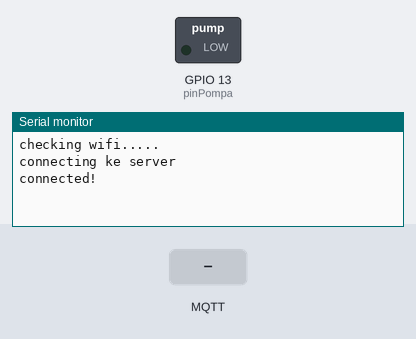
The sketch below on a simulated ESP8266 (NodeMCU). Parts: switched loads named in the sketch (green lamp = pin HIGH), the last lines printed to the serial monitor. The inputs (shaded band) are chosen by the test bench. WiFi joins after 1.5 s; servers stay silent unless stated; no MQTT or app messages arrive unless stated.

Above: at 3.2 s.
3.3 s: MQTT message "startlink/pompa" arrives on the first subscribed topic
At 3.9 s:
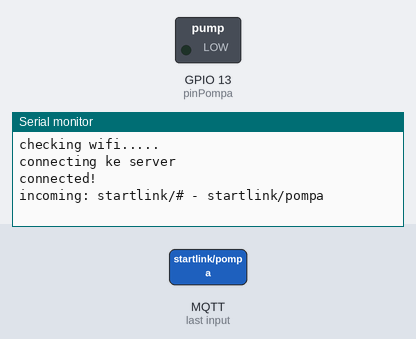
4.8 s: MQTT message "on" arrives on the first subscribed topic
At 6.0 s:
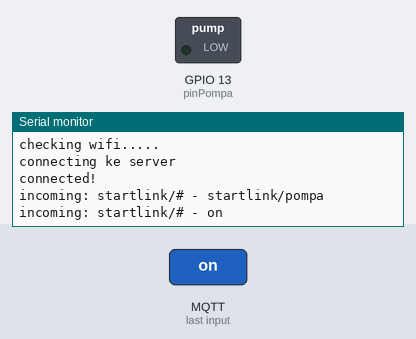
6.3 s: MQTT message "off" arrives on the first subscribed topic
At 7.4 s:
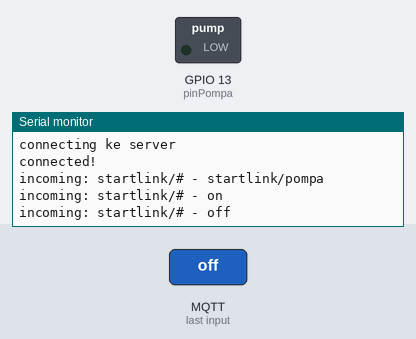

The sketch:

bunga_matahari.ino
```cpp
#include <ESP8266WiFi.h>
#include <MQTT.h>

#define pinPompa 13

const char ssid[] = "patsepat";
const char pass[] = "12345678";

WiFiClient net;
MQTTClient client;

void connect() {
  Serial.print("checking wifi...");
  while (WiFi.status() != WL_CONNECTED) {
    Serial.print(".");
    delay(1000);
  }

  Serial.print("\nconnecting ke server");
  while (!client.connect("startlink1")) {
    Serial.print(".");
    delay(1000);
  }

  Serial.println("\nconnected!");

  client.subscribe("startlink/#", 1);
}

void messageReceived(String &topic, String &data) {
  Serial.println("incoming: " + topic + " - " + data);

  if(topic == "startlink/pompa"){
    if(data == "on"){
      digitalWrite(pinPompa, 1);
    } else if(data == "off"){
      digitalWrite(pinPompa, 0);
    }
  }
}

void setup() {
  pinMode(pinPompa, OUTPUT);
  Serial.begin(115200);
  WiFi.begin(ssid, pass);
  client.begin("broker.emqx.io", net);
  client.onMessage(messageReceived);

  connect();
}

void loop() {
  client.loop();
  delay(10);

  if (!client.connected()) {
    connect();
  }
}
```

Measured:
- after the input at 3.3 s, the serial monitor: prints a new line at once (image 1)
- after the input at 4.8 s, the serial monitor: prints a new line at once (image 2)
- after the input at 6.3 s, the serial monitor: prints a new line at once (image 3)
